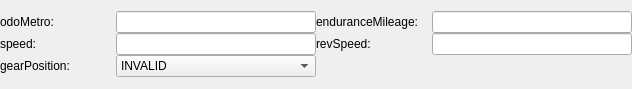
<?xml version="1.0" encoding="UTF-8"?>
<ui version="4.0">
 <class>HmiForm</class>
 <widget class="QWidget" name="HmiForm">
  <property name="geometry">
   <rect>
    <x>0</x>
    <y>0</y>
    <width>632</width>
    <height>89</height>
   </rect>
  </property>
  <property name="minimumSize">
   <size>
    <width>0</width>
    <height>89</height>
   </size>
  </property>
  <property name="maximumSize">
   <size>
    <width>16777215</width>
    <height>89</height>
   </size>
  </property>
  <property name="windowTitle">
   <string>Form</string>
  </property>
  <property name="styleSheet">
   <string notr="true">QLabel{
qproperty-alignment: 'AlignCenter';
}</string>
  </property>
  <layout class="QVBoxLayout" name="verticalLayout">
   <property name="spacing">
    <number>0</number>
   </property>
   <property name="leftMargin">
    <number>0</number>
   </property>
   <property name="topMargin">
    <number>0</number>
   </property>
   <property name="rightMargin">
    <number>0</number>
   </property>
   <property name="bottomMargin">
    <number>0</number>
   </property>
   <item>
    <layout class="QGridLayout" name="gridLayout">
     <item row="0" column="1">
      <widget class="QLabel" name="label">
       <property name="text">
        <string>odoMetro:</string>
       </property>
      </widget>
     </item>
     <item row="2" column="1">
      <widget class="QLabel" name="label_5">
       <property name="text">
        <string>gearPosition:</string>
       </property>
      </widget>
     </item>
     <item row="1" column="1">
      <widget class="QLabel" name="label_2">
       <property name="text">
        <string>speed:</string>
       </property>
      </widget>
     </item>
     <item row="2" column="2">
      <widget class="QComboBox" name="comboBox_gear">
       <item>
        <property name="text">
         <string>INVALID</string>
        </property>
       </item>
       <item>
        <property name="text">
         <string>GEAR_0</string>
        </property>
       </item>
       <item>
        <property name="text">
         <string>GEAR_1</string>
        </property>
       </item>
       <item>
        <property name="text">
         <string>GEAR_2</string>
        </property>
       </item>
       <item>
        <property name="text">
         <string>GEAR_3</string>
        </property>
       </item>
       <item>
        <property name="text">
         <string>GEAR_P</string>
        </property>
       </item>
       <item>
        <property name="text">
         <string>GEAR_R</string>
        </property>
       </item>
       <item>
        <property name="text">
         <string>GEAR_D</string>
        </property>
       </item>
       <item>
        <property name="text">
         <string>GEAR_F</string>
        </property>
       </item>
       <item>
        <property name="text">
         <string>GEAR_N</string>
        </property>
       </item>
      </widget>
     </item>
     <item row="0" column="2">
      <widget class="QLineEdit" name="lineEdit_odoMetro">
       <property name="maximumSize">
        <size>
         <width>200</width>
         <height>16777215</height>
        </size>
       </property>
      </widget>
     </item>
     <item row="1" column="2">
      <widget class="QLineEdit" name="lineEdit_speed">
       <property name="maximumSize">
        <size>
         <width>200</width>
         <height>16777215</height>
        </size>
       </property>
      </widget>
     </item>
     <item row="0" column="3">
      <widget class="QLabel" name="label_4">
       <property name="text">
        <string>enduranceMileage:</string>
       </property>
      </widget>
     </item>
     <item row="0" column="4">
      <widget class="QLineEdit" name="lineEdit_eduMilelage">
       <property name="maximumSize">
        <size>
         <width>200</width>
         <height>16777215</height>
        </size>
       </property>
      </widget>
     </item>
     <item row="1" column="3">
      <widget class="QLabel" name="label_3">
       <property name="text">
        <string>revSpeed:</string>
       </property>
      </widget>
     </item>
     <item row="1" column="4">
      <widget class="QLineEdit" name="lineEdit_revSpeed">
       <property name="maximumSize">
        <size>
         <width>200</width>
         <height>16777215</height>
        </size>
       </property>
      </widget>
     </item>
    </layout>
   </item>
  </layout>
 </widget>
 <resources/>
 <connections/>
</ui>
